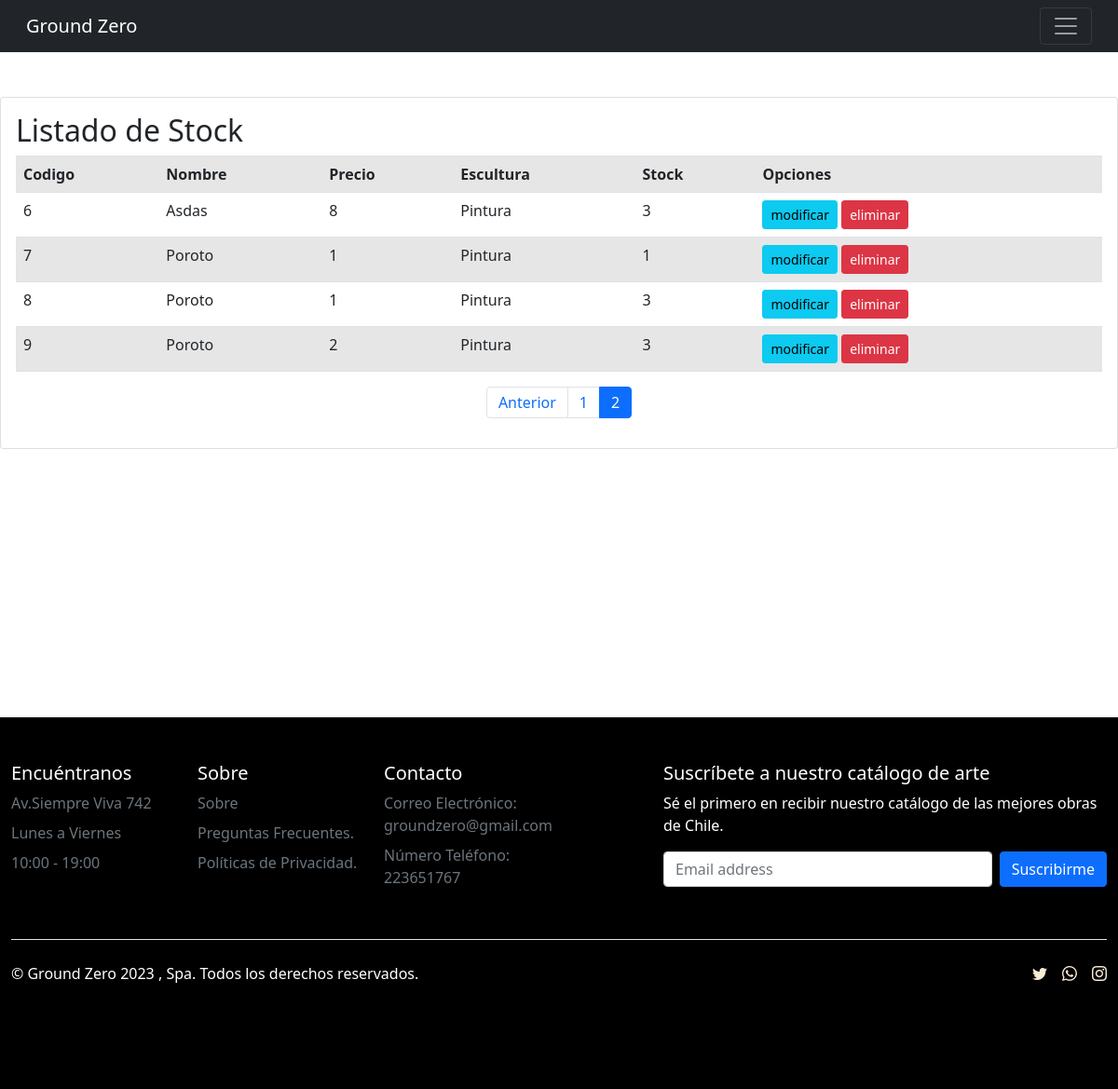
Screenshot of /listar-productos/?page=2 with the database file from the repository.
### app/models.py (models this page shows, shortened)
class Producto(models.Model):
    codigo = models.CharField(max_length=10)
    nombre = models.CharField(max_length=50 )
    fecha_creacion = models.DateField()
    precio = models.IntegerField()
    stock = models.IntegerField()
    arte = models.ForeignKey(Arte, on_delete=models.PROTECT)
    descripcion = models.CharField(max_length=42)
    imagen = models.ImageField(upload_to="productos", null=True)

class Arte(models.Model):
    nombre = models.CharField(max_length=20)
    def __str__(self):
        return self.nombre

### app/views.py (the view)
# urls.py: path('listar-productos/', listar_productos, name="listar_productos"),
def listar_productos(request):
    productos = Producto.objects.all()
    page = request.GET.get('page', 1)
    try:
        paginator = Paginator(productos, 5)
        productos = paginator.page(page)
    except:
        raise Http404
    data = {
        'entity':productos,
        'paginator': paginator
    }
    return render(request, 'app/producto/listar.html', data)

### app/templates/app/producto/listar.html (shortened to what this page needs)
{% load static %}
<!doctype html>
<html lang="en">
<head>
    <link rel="stylesheet" href="https://cdn.jsdelivr.net/npm/bootstrap-icons@1.10.5/font/bootstrap-icons.css">
    <link rel="stylesheet" href="https://stackpath.bootstrapcdn.com/bootstrap/4.5.2/css/bootstrap.min.css">
    <link href="https://cdn.jsdelivr.net/npm/bootstrap@5.1.3/dist/css/bootstrap.min.css" rel="stylesheet"
>
    {% block css %}
    <link rel="stylesheet" href="{% static 'app/css/style.css' %}">
    {% endblock  %}
</head>
<body>
    <header>
        <nav class="navbar navbar-dark bg-dark">
            <div class="container-fluid">
                <a class="navbar-brand" href="{% url 'index' %}">Ground Zero</a>
                <button class="navbar-toggler" type="button" data-bs-toggle="collapse"
                    data-bs-target="#navbarSupportedContent" aria-controls="navbarSupportedContent"
                    aria-expanded="false" aria-label="Toggle navigation">
                    <span class="navbar-toggler-icon"></span>
                </button>
            </div>
        </nav>
    </header>
    <br><br>
    <div class="card">
        <div class="card-body">
            <h2>Listado de Stock</h2>
            <table class="table table-striped table-hover table-responisve-sm">
                <tr>
                    <th>Codigo</th>
                    <th>Nombre</th>
                    <th>Precio</th>
                    <th>Escultura</th>
                    <th>Stock</th>
                    <th>Opciones</th>
                </tr>
                {% for p in entity %}
                <tr>
                    <td>{{p.codigo | title}}</td>
                    <td>{{p.nombre | title}}</td>
                    <td>{{p.precio | title}}</td>
                    <td>{{p.arte | title}}</td>
                    <td>{{p.stock | title}}</td>
                    <td>
                        <a href="{% url 'modificar_producto' p.id %}" class="btn btn-info btn-sm">modificar</a>
                        <a href="#" onclick="eliminarProducto({{p.id}})" class="btn btn-danger btn-sm">eliminar</a>
                    </td>
                </tr>
                {% endfor %}
            </table>
            <div>
                {% include 'app/paginator.html' %}
            </div>
        </div>
    </div><br><br><br><br><br><br><br><br><br><br><br><br>
    <footer>
        <div class="container-fluid" style="background-color: black;">
            <footer class="py-5">
                <div class="row">
                    <div class="col-6 col-md-2 mb-3">
                        <h5>Encuéntranos</h5>
                        <ul class="nav flex-column">
                            <li class="nav-item mb-2"><a href="#" class="nav-link p-0 text-muted">Av.Siempre Viva
                                    742</a></li>
                            <li class="nav-item mb-2"><a href="#" class="nav-link p-0 text-muted">Lunes a
                                    Viernes</a></li>
                            <li class="nav-item mb-2"><a href="#" class="nav-link p-0 text-muted">10:00 - 19:00</a>
                            </li>
                        </ul>
                    </div>
                    <div class="col-6 col-md-2 mb-3">
                        <h5>Sobre</h5>
                        <ul class="nav flex-column">
                            <li class="nav-item mb-2"><a href="#" class="nav-link p-0 text-muted">Sobre</a></li>
                            <li class="nav-item mb-2"><a href="#" class="nav-link p-0 text-muted">Preguntas
                                    Frecuentes.</a></li>
                            <li class="nav-item mb-2"><a href="#" class="nav-link p-0 text-muted">Políticas de
                                    Privacidad.</a></li>
                        </ul>
                    </div>
                    <div class="col-6 col-md-2 mb-3">
                        <h5>Contacto</h5>
                        <ul class="nav flex-column">
                            <li class="nav-item mb-2"><a href="#" class="nav-link p-0 text-muted">Correo Electrónico:
                                    groundzero@gmail.com</a></li>
                            <li class="nav-item mb-2"><a href="#" class="nav-link p-0 text-muted">Número Teléfono:
                                    223651767</a></li>
                        </ul>
                    </div>
                    <div class="col-md-5 offset-md-1 mb-3">
                        <form>
                            <h5>Suscríbete a nuestro catálogo de arte</h5>
                            <p style="color:#fff ;">Sé el primero en recibir nuestro catálogo de las mejores obras
                                de Chile.</p>
                            <div class="d-flex flex-column flex-sm-row w-100 gap-2">
                                <input id="newsletter1" type="text" class="form-control" placeholder="Email address">
                                <button class="btn btn-primary" type="button">Suscribirme</button>
                            </div>
                        </form>
                    </div>
                </div>
                <div class="d-flex flex-column flex-sm-row justify-content-between py-4 my-4 border-top">
                    <p style="color: #fff;">© Ground Zero 2023 , Spa. Todos los derechos reservados.</p>
                    <ul class="list-unstyled d-flex">
                        <li class="ms-3"><a class="link-dark" href="#">
                                <i class="bi bi-twitter" style="color: antiquewhite;"></i></a></li>
                        <li class="ms-3"><a class="link-dark" href="#"><i class="bi bi-whatsapp"
                                    style="color: antiquewhite;"></i></a></li>
                        <li class="ms-3"><a class="link-dark" href="#"><i class="bi bi-instagram"
                                    style="color: antiquewhite;"></i></a></li>
                    </ul>
                </div>
            </footer>
</body>
</html>

### app/static/app/css/style.css (style rules this page uses)
h5 { color:#ffffff; }

### rows the page displays
Producto: codigo "6", nombre "Asdas", precio "8", arte "Pintura", stock "3"
Producto: codigo "7", nombre "Poroto", precio "1", arte "Pintura", stock "1"
Producto: codigo "8", nombre "Poroto", precio "1", arte "Pintura", stock "3"
Producto: codigo "9", nombre "Poroto", precio "2", arte "Pintura", stock "3"

### other values shown
{{ page }} "1" "2"
